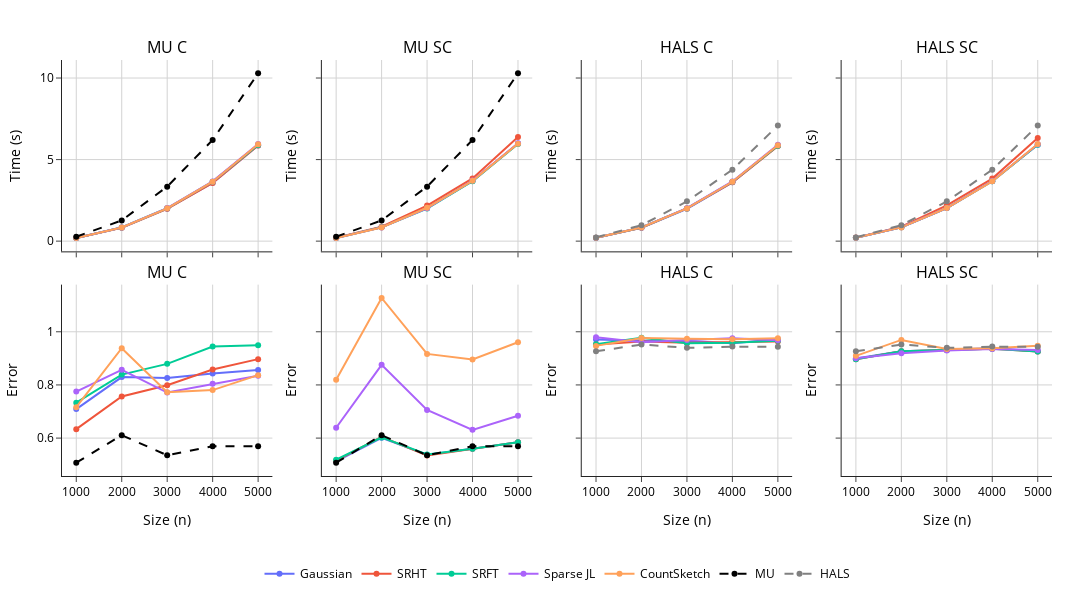

Write notebook code for a chart like this one.
### Code cell
import plotly.graph_objects as go
from plotly.subplots import make_subplots
import plotly.express as px

# Define names mapping
names = {
    'gaussian':'Gaussian',
    'srht':'SRHT',
    'srft':'SRFT',
    'sparse-jl':'Sparse JL',
    'count-sketch':'CountSketch'
}

# Define the exact order of methods we want
methods = ['MU C', 'MU SC', 'HALS C', 'HALS SC']  # Explicit order

# Get non-empty projections
projections = [p for p in stats['Projection Type'].unique() if p != '']

# Create color mapping
colors = px.colors.qualitative.Plotly
method_colors = {projection: colors[i % len(colors)] for i, projection in enumerate(projections)}

# Create figure with 2 rows and 4 columns
fig = make_subplots(
    rows=2, cols=4,
    shared_xaxes=True,
    shared_yaxes='rows',
    subplot_titles=methods*2,  # Same order for both rows
    horizontal_spacing=0.05,
    vertical_spacing=0.08
)

# Add Time plots (row 1) - SPARSE VERSION
for col, method in enumerate(methods, 1):
    # Filter for current method, SPARSE data, and non-empty projections
    sparse = stats[(stats['Method'] == method) & (stats['Density'] == 'sparse') & (stats['Projection Type'] != '')]
    
    # Add projection methods
    for projection in projections:
        _df = sparse[sparse['Projection Type'] == projection]
        if not _df.empty:
            fig.add_trace(
                go.Scatter(
                    x=_df['Size'],
                    y=_df['Time'],
                    name=names.get(projection, projection),
                    legendgroup=projection,
                    line_color=method_colors[projection],
                    showlegend=(col == 1),
                    mode='lines+markers'
                ),
                row=1, col=col
            )
    
    # Add baseline methods - SPARSE VERSION with empty projection type
    if method in ['MU C', 'MU SC']:
        baseline = stats[(stats['Method'] == 'MU') & (stats['Density'] == "sparse") & (stats['Projection Type'] == '')]
        if not baseline.empty:
            fig.add_trace(
                go.Scatter(
                    x=baseline['Size'],
                    y=baseline['Time'],
                    name='MU',
                    showlegend=(col == 1),
                    line=dict(color='black', dash='dash'),
                    legendgroup='MU'
                ),
                row=1, col=col
            )
    elif method in ['HALS C', 'HALS SC']:
        baseline = stats[(stats['Method'] == 'HALS') & (stats['Density'] == "sparse") & (stats['Projection Type'] == '')]
        if not baseline.empty:
            fig.add_trace(
                go.Scatter(
                    x=baseline['Size'],
                    y=baseline['Time'],
                    name='HALS',
                    showlegend=(col == 3),  # Show for first HALS column
                    line=dict(color='grey', dash='dash'),
                    legendgroup='HALS'
                ),
                row=1, col=col
            )

# Add Error plots (row 2) - SPARSE VERSION
for col, method in enumerate(methods, 1):
    # Filter for current method, SPARSE data, and non-empty projections
    sparse = stats[(stats['Method'] == method) & (stats['Density'] == 'sparse') & (stats['Projection Type'] != '')]
    
    for projection in projections:
        _df = sparse[sparse['Projection Type'] == projection]
        if not _df.empty:
            fig.add_trace(
                go.Scatter(
                    x=_df['Size'],
                    y=_df['Errors'],
                    name=names.get(projection, projection),
                    legendgroup=projection,
                    line_color=method_colors[projection],
                    showlegend=False,
                    mode='lines+markers'
                ),
                row=2, col=col
            )
    
    # Add baseline methods for error plots - SPARSE VERSION with empty projection type
    if method in ['MU C', 'MU SC']:
        baseline = stats[(stats['Method'] == 'MU') & (stats['Density'] == "sparse") & (stats['Projection Type'] == '')]
        if not baseline.empty:
            fig.add_trace(
                go.Scatter(
                    x=baseline['Size'],
                    y=baseline['Errors'],
                    name='MU',
                    showlegend=False,
                    line=dict(color='black', dash='dash'),
                    legendgroup='MU'
                ),
                row=2, col=col
            )
    elif method in ['HALS C', 'HALS SC']:
        baseline = stats[(stats['Method'] == 'HALS') & (stats['Density'] == "sparse") & (stats['Projection Type'] == '')]
        if not baseline.empty:
            fig.add_trace(
                go.Scatter(
                    x=baseline['Size'],
                    y=baseline['Errors'],
                    name='HALS',
                    showlegend=False,
                    line=dict(color='grey', dash='dash'),
                    legendgroup='HALS'
                ),
                row=2, col=col
            )

# Update layout
fig.update_layout(
    template='plotly_white+simple_white',
    legend=dict(
        orientation="h",
        y=-0.2,
        x=0.5,
        xanchor="center",
        yanchor="top"
    ),
    font=dict(size=12, color='black'),
    margin=dict(l=40, r=40, t=60, b=100),
    width=1200,
    height=600
)

# Update axis titles
for col in range(1, 5):
    fig.update_xaxes(title_text="Size (n)", row=2, col=col)
    fig.update_yaxes(title_text="Time (s)", row=1, col=col)
    fig.update_yaxes(title_text="Error", row=2, col=col)
    
for i in range(1, 9):  # For 8 axes (2 rows × 4 columns)
    fig.update_xaxes(showgrid=True, gridcolor='lightgray', row=(i-1)//4+1, col=(i-1)%4+1)
    fig.update_yaxes(showgrid=True, gridcolor='lightgray', row=(i-1)//4+1, col=(i-1)%4+1)
fig.show()

### Figure 1 — Plotly figure (JSON) as saved in the notebook; plotly's stock layout.template omitted (floating-point values rounded to 4 significant figures)
{"data": [{"legendgroup": "gaussian", "line": {"color": "#636EFA"}, "mode": "lines+markers", "name": "Gaussian", "showlegend": true, "type": "scatter", "x": [1000, 2000, 3000, 4000, 5000], "xaxis": "x", "y": [0.1946, 0.8316, 1.993, 3.575, 5.87], "yaxis": "y"}, {"legendgroup": "srht", "line": {"color": "#EF553B"}, "mode": "lines+markers", "name": "SRHT", "showlegend": true, "type": "scatter", "x": [1000, 2000, 3000, 4000, 5000], "xaxis": "x", "y": [0.194, 0.8244, 1.986, 3.567, 5.861], "yaxis": "y"}, {"legendgroup": "srft", "line": {"color": "#00CC96"}, "mode": "lines+markers", "name": "SRFT", "showlegend": true, "type": "scatter", "x": [1000, 2000, 3000, 4000, 5000], "xaxis": "x", "y": [0.1977, 0.836, 2.017, 3.648, 5.901], "yaxis": "y"}, {"legendgroup": "sparse-jl", "line": {"color": "#AB63FA"}, "mode": "lines+markers", "name": "Sparse JL", "showlegend": true, "type": "scatter", "x": [1000, 2000, 3000, 4000, 5000], "xaxis": "x", "y": [0.1918, 0.8389, 2.026, 3.664, 5.953], "yaxis": "y"}, {"legendgroup": "count-sketch", "line": {"color": "#FFA15A"}, "mode": "lines+markers", "name": "CountSketch", "showlegend": true, "type": "scatter", "x": [1000, 2000, 3000, 4000, 5000], "xaxis": "x", "y": [0.1902, 0.8348, 2.01, 3.646, 5.943], "yaxis": "y"}, {"legendgroup": "MU", "line": {"color": "black", "dash": "dash"}, "name": "MU", "showlegend": true, "type": "scatter", "x": [1000, 2000, 3000, 4000, 5000], "xaxis": "x", "y": [0.2731, 1.269, 3.342, 6.207, 10.29], "yaxis": "y"}, {"legendgroup": "gaussian", "line": {"color": "#636EFA"}, "mode": "lines+markers", "name": "Gaussian", "showlegend": false, "type": "scatter", "x": [1000, 2000, 3000, 4000, 5000], "xaxis": "x2", "y": [0.1988, 0.8464, 2.035, 3.682, 5.99], "yaxis": "y2"}, {"legendgroup": "srht", "line": {"color": "#EF553B"}, "mode": "lines+markers", "name": "SRHT", "showlegend": false, "type": "scatter", "x": [1000, 2000, 3000, 4000, 5000], "xaxis": "x2", "y": [0.204, 0.8822, 2.182, 3.848, 6.378], "yaxis": "y2"}, {"legendgroup": "srft", "line": {"color": "#00CC96"}, "mode": "lines+markers", "name": "SRFT", "showlegend": false, "type": "scatter", "x": [1000, 2000, 3000, 4000, 5000], "xaxis": "x2", "y": [0.1963, 0.8471, 2.002, 3.679, 5.957], "yaxis": "y2"}, {"legendgroup": "sparse-jl", "line": {"color": "#AB63FA"}, "mode": "lines+markers", "name": "Sparse JL", "showlegend": false, "type": "scatter", "x": [1000, 2000, 3000, 4000, 5000], "xaxis": "x2", "y": [0.1953, 0.8441, 2.011, 3.719, 6.006], "yaxis": "y2"}, {"legendgroup": "count-sketch", "line": {"color": "#FFA15A"}, "mode": "lines+markers", "name": "CountSketch", "showlegend": false, "type": "scatter", "x": [1000, 2000, 3000, 4000, 5000], "xaxis": "x2", "y": [0.1933, 0.8407, 2.047, 3.697, 5.979], "yaxis": "y2"}, {"legendgroup": "MU", "line": {"color": "black", "dash": "dash"}, "name": "MU", "showlegend": false, "type": "scatter", "x": [1000, 2000, 3000, 4000, 5000], "xaxis": "x2", "y": [0.2731, 1.269, 3.342, 6.207, 10.29], "yaxis": "y2"}, {"legendgroup": "gaussian", "line": {"color": "#636EFA"}, "mode": "lines+markers", "name": "Gaussian", "showlegend": false, "type": "scatter", "x": [1000, 2000, 3000, 4000, 5000], "xaxis": "x3", "y": [0.2002, 0.8235, 1.986, 3.605, 5.852], "yaxis": "y3"}, {"legendgroup": "srht", "line": {"color": "#EF553B"}, "mode": "lines+markers", "name": "SRHT", "showlegend": false, "type": "scatter", "x": [1000, 2000, 3000, 4000, 5000], "xaxis": "x3", "y": [0.2021, 0.8249, 2.004, 3.604, 5.827], "yaxis": "y3"}, {"legendgroup": "srft", "line": {"color": "#00CC96"}, "mode": "lines+markers", "name": "SRFT", "showlegend": false, "type": "scatter", "x": [1000, 2000, 3000, 4000, 5000], "xaxis": "x3", "y": [0.209, 0.8406, 2.004, 3.639, 5.851], "yaxis": "y3"}, {"legendgroup": "sparse-jl", "line": {"color": "#AB63FA"}, "mode": "lines+markers", "name": "Sparse JL", "showlegend": false, "type": "scatter", "x": [1000, 2000, 3000, 4000, 5000], "xaxis": "x3", "y": [0.204, 0.8419, 2.018, 3.66, 5.908], "yaxis": "y3"}, {"legendgroup": "count-sketch", "line": {"color": "#FFA15A"}, "mode": "lines+markers", "name": "CountSketch", "showlegend": false, "type": "scatter", "x": [1000, 2000, 3000, 4000, 5000], "xaxis": "x3", "y": [0.2024, 0.8338, 2.007, 3.64, 5.874], "yaxis": "y3"}, {"legendgroup": "HALS", "line": {"color": "grey", "dash": "dash"}, "name": "HALS", "showlegend": true, "type": "scatter", "x": [1000, 2000, 3000, 4000, 5000], "xaxis": "x3", "y": [0.2302, 0.9759, 2.439, 4.38, 7.086], "yaxis": "y3"}, {"legendgroup": "gaussian", "line": {"color": "#636EFA"}, "mode": "lines+markers", "name": "Gaussian", "showlegend": false, "type": "scatter", "x": [1000, 2000, 3000, 4000, 5000], "xaxis": "x4", "y": [0.2078, 0.8479, 2.028, 3.671, 5.914], "yaxis": "y4"}, {"legendgroup": "srht", "line": {"color": "#EF553B"}, "mode": "lines+markers", "name": "SRHT", "showlegend": false, "type": "scatter", "x": [1000, 2000, 3000, 4000, 5000], "xaxis": "x4", "y": [0.216, 0.8827, 2.195, 3.835, 6.321], "yaxis": "y4"}, {"legendgroup": "srft", "line": {"color": "#00CC96"}, "mode": "lines+markers", "name": "SRFT", "showlegend": false, "type": "scatter", "x": [1000, 2000, 3000, 4000, 5000], "xaxis": "x4", "y": [0.2098, 0.8484, 2.025, 3.673, 5.911], "yaxis": "y4"}, {"legendgroup": "sparse-jl", "line": {"color": "#AB63FA"}, "mode": "lines+markers", "name": "Sparse JL", "showlegend": false, "type": "scatter", "x": [1000, 2000, 3000, 4000, 5000], "xaxis": "x4", "y": [0.2079, 0.8517, 2.03, 3.688, 5.945], "yaxis": "y4"}, {"legendgroup": "count-sketch", "line": {"color": "#FFA15A"}, "mode": "lines+markers", "name": "CountSketch", "showlegend": false, "type": "scatter", "x": [1000, 2000, 3000, 4000, 5000], "xaxis": "x4", "y": [0.2071, 0.8441, 2.032, 3.665, 5.952], "yaxis": "y4"}, {"legendgroup": "HALS", "line": {"color": "grey", "dash": "dash"}, "name": "HALS", "showlegend": false, "type": "scatter", "x": [1000, 2000, 3000, 4000, 5000], "xaxis": "x4", "y": [0.2302, 0.9759, 2.439, 4.38, 7.086], "yaxis": "y4"}, {"legendgroup": "gaussian", "line": {"color": "#636EFA"}, "mode": "lines+markers", "name": "Gaussian", "showlegend": false, "type": "scatter", "x": [1000, 2000, 3000, 4000, 5000], "xaxis": "x5", "y": [0.7091, 0.8295, 0.8259, 0.8433, 0.856], "yaxis": "y5"}, {"legendgroup": "srht", "line": {"color": "#EF553B"}, "mode": "lines+markers", "name": "SRHT", "showlegend": false, "type": "scatter", "x": [1000, 2000, 3000, 4000, 5000], "xaxis": "x5", "y": [0.6337, 0.7568, 0.7986, 0.858, 0.8971], "yaxis": "y5"}, {"legendgroup": "srft", "line": {"color": "#00CC96"}, "mode": "lines+markers", "name": "SRFT", "showlegend": false, "type": "scatter", "x": [1000, 2000, 3000, 4000, 5000], "xaxis": "x5", "y": [0.7331, 0.839, 0.8793, 0.9444, 0.9489], "yaxis": "y5"}, {"legendgroup": "sparse-jl", "line": {"color": "#AB63FA"}, "mode": "lines+markers", "name": "Sparse JL", "showlegend": false, "type": "scatter", "x": [1000, 2000, 3000, 4000, 5000], "xaxis": "x5", "y": [0.7752, 0.8568, 0.7713, 0.8041, 0.8345], "yaxis": "y5"}, {"legendgroup": "count-sketch", "line": {"color": "#FFA15A"}, "mode": "lines+markers", "name": "CountSketch", "showlegend": false, "type": "scatter", "x": [1000, 2000, 3000, 4000, 5000], "xaxis": "x5", "y": [0.7164, 0.938, 0.7729, 0.7806, 0.8368], "yaxis": "y5"}, {"legendgroup": "MU", "line": {"color": "black", "dash": "dash"}, "name": "MU", "showlegend": false, "type": "scatter", "x": [1000, 2000, 3000, 4000, 5000], "xaxis": "x5", "y": [0.5075, 0.6109, 0.5354, 0.5694, 0.569], "yaxis": "y5"}, {"legendgroup": "gaussian", "line": {"color": "#636EFA"}, "mode": "lines+markers", "name": "Gaussian", "showlegend": false, "type": "scatter", "x": [1000, 2000, 3000, 4000, 5000], "xaxis": "x6", "y": [0.5126, 0.6009, 0.5377, 0.5596, 0.5846], "yaxis": "y6"}, {"legendgroup": "srht", "line": {"color": "#EF553B"}, "mode": "lines+markers", "name": "SRHT", "showlegend": false, "type": "scatter", "x": [1000, 2000, 3000, 4000, 5000], "xaxis": "x6", "y": [0.5151, 0.6044, 0.5343, 0.5597, 0.5846], "yaxis": "y6"}, {"legendgroup": "srft", "line": {"color": "#00CC96"}, "mode": "lines+markers", "name": "SRFT", "showlegend": false, "type": "scatter", "x": [1000, 2000, 3000, 4000, 5000], "xaxis": "x6", "y": [0.5185, 0.6025, 0.5383, 0.5596, 0.5846], "yaxis": "y6"}, {"legendgroup": "sparse-jl", "line": {"color": "#AB63FA"}, "mode": "lines+markers", "name": "Sparse JL", "showlegend": false, "type": "scatter", "x": [1000, 2000, 3000, 4000, 5000], "xaxis": "x6", "y": [0.639, 0.8757, 0.7061, 0.631, 0.6839], "yaxis": "y6"}, {"legendgroup": "count-sketch", "line": {"color": "#FFA15A"}, "mode": "lines+markers", "name": "CountSketch", "showlegend": false, "type": "scatter", "x": [1000, 2000, 3000, 4000, 5000], "xaxis": "x6", "y": [0.8192, 1.127, 0.9167, 0.8958, 0.9607], "yaxis": "y6"}, {"legendgroup": "MU", "line": {"color": "black", "dash": "dash"}, "name": "MU", "showlegend": false, "type": "scatter", "x": [1000, 2000, 3000, 4000, 5000], "xaxis": "x6", "y": [0.5075, 0.6109, 0.5354, 0.5694, 0.569], "yaxis": "y6"}, {"legendgroup": "gaussian", "line": {"color": "#636EFA"}, "mode": "lines+markers", "name": "Gaussian", "showlegend": false, "type": "scatter", "x": [1000, 2000, 3000, 4000, 5000], "xaxis": "x7", "y": [0.9708, 0.9663, 0.9653, 0.9572, 0.9715], "yaxis": "y7"}, {"legendgroup": "srht", "line": {"color": "#EF553B"}, "mode": "lines+markers", "name": "SRHT", "showlegend": false, "type": "scatter", "x": [1000, 2000, 3000, 4000, 5000], "xaxis": "x7", "y": [0.9518, 0.9633, 0.9588, 0.962, 0.9631], "yaxis": "y7"}, {"legendgroup": "srft", "line": {"color": "#00CC96"}, "mode": "lines+markers", "name": "SRFT", "showlegend": false, "type": "scatter", "x": [1000, 2000, 3000, 4000, 5000], "xaxis": "x7", "y": [0.9532, 0.9776, 0.9567, 0.9586, 0.9666], "yaxis": "y7"}, {"legendgroup": "sparse-jl", "line": {"color": "#AB63FA"}, "mode": "lines+markers", "name": "Sparse JL", "showlegend": false, "type": "scatter", "x": [1000, 2000, 3000, 4000, 5000], "xaxis": "x7", "y": [0.9794, 0.9608, 0.9686, 0.9756, 0.9683], "yaxis": "y7"}, {"legendgroup": "count-sketch", "line": {"color": "#FFA15A"}, "mode": "lines+markers", "name": "CountSketch", "showlegend": false, "type": "scatter", "x": [1000, 2000, 3000, 4000, 5000], "xaxis": "x7", "y": [0.9469, 0.9761, 0.974, 0.9719, 0.976], "yaxis": "y7"}, {"legendgroup": "HALS", "line": {"color": "grey", "dash": "dash"}, "name": "HALS", "showlegend": false, "type": "scatter", "x": [1000, 2000, 3000, 4000, 5000], "xaxis": "x7", "y": [0.9264, 0.9521, 0.9396, 0.9442, 0.9434], "yaxis": "y7"}, {"legendgroup": "gaussian", "line": {"color": "#636EFA"}, "mode": "lines+markers", "name": "Gaussian", "showlegend": false, "type": "scatter", "x": [1000, 2000, 3000, 4000, 5000], "xaxis": "x8", "y": [0.8996, 0.927, 0.9313, 0.9391, 0.9254], "yaxis": "y8"}, {"legendgroup": "srht", "line": {"color": "#EF553B"}, "mode": "lines+markers", "name": "SRHT", "showlegend": false, "type": "scatter", "x": [1000, 2000, 3000, 4000, 5000], "xaxis": "x8", "y": [0.8964, 0.927, 0.9313, 0.9365, 0.9254], "yaxis": "y8"}, {"legendgroup": "srft", "line": {"color": "#00CC96"}, "mode": "lines+markers", "name": "SRFT", "showlegend": false, "type": "scatter", "x": [1000, 2000, 3000, 4000, 5000], "xaxis": "x8", "y": [0.8964, 0.927, 0.9313, 0.9365, 0.9254], "yaxis": "y8"}, {"legendgroup": "sparse-jl", "line": {"color": "#AB63FA"}, "mode": "lines+markers", "name": "Sparse JL", "showlegend": false, "type": "scatter", "x": [1000, 2000, 3000, 4000, 5000], "xaxis": "x8", "y": [0.9007, 0.9196, 0.9298, 0.9356, 0.9318], "yaxis": "y8"}, {"legendgroup": "count-sketch", "line": {"color": "#FFA15A"}, "mode": "lines+markers", "name": "CountSketch", "showlegend": false, "type": "scatter", "x": [1000, 2000, 3000, 4000, 5000], "xaxis": "x8", "y": [0.9095, 0.9694, 0.9354, 0.9378, 0.9471], "yaxis": "y8"}, {"legendgroup": "HALS", "line": {"color": "grey", "dash": "dash"}, "name": "HALS", "showlegend": false, "type": "scatter", "x": [1000, 2000, 3000, 4000, 5000], "xaxis": "x8", "y": [0.9264, 0.9521, 0.9396, 0.9442, 0.9434], "yaxis": "y8"}], "layout": {"annotations": [{"font": {"size": 16}, "showarrow": false, "text": "MU C", "x": 0.1062, "xanchor": "center", "xref": "paper", "y": 1, "yanchor": "bottom", "yref": "paper"}, {"font": {"size": 16}, "showarrow": false, "text": "MU SC", "x": 0.3688, "xanchor": "center", "xref": "paper", "y": 1, "yanchor": "bottom", "yref": "paper"}, {"font": {"size": 16}, "showarrow": false, "text": "HALS C", "x": 0.6313, "xanchor": "center", "xref": "paper", "y": 1, "yanchor": "bottom", "yref": "paper"}, {"font": {"size": 16}, "showarrow": false, "text": "HALS SC", "x": 0.8938, "xanchor": "center", "xref": "paper", "y": 1, "yanchor": "bottom", "yref": "paper"}, {"font": {"size": 16}, "showarrow": false, "text": "MU C", "x": 0.1062, "xanchor": "center", "xref": "paper", "y": 0.46, "yanchor": "bottom", "yref": "paper"}, {"font": {"size": 16}, "showarrow": false, "text": "MU SC", "x": 0.3688, "xanchor": "center", "xref": "paper", "y": 0.46, "yanchor": "bottom", "yref": "paper"}, {"font": {"size": 16}, "showarrow": false, "text": "HALS C", "x": 0.6313, "xanchor": "center", "xref": "paper", "y": 0.46, "yanchor": "bottom", "yref": "paper"}, {"font": {"size": 16}, "showarrow": false, "text": "HALS SC", "x": 0.8938, "xanchor": "center", "xref": "paper", "y": 0.46, "yanchor": "bottom", "yref": "paper"}], "font": {"color": "black", "size": 12}, "height": 600, "legend": {"orientation": "h", "x": 0.5, "xanchor": "center", "y": -0.2, "yanchor": "top"}, "margin": {"b": 100, "l": 40, "r": 40, "t": 60}, "width": 1200, "xaxis": {"anchor": "y", "domain": [0, 0.2125], "gridcolor": "lightgray", "matches": "x5", "showgrid": true, "showticklabels": false}, "xaxis2": {"anchor": "y2", "domain": [0.2625, 0.475], "gridcolor": "lightgray", "matches": "x6", "showgrid": true, "showticklabels": false}, "xaxis3": {"anchor": "y3", "domain": [0.525, 0.7375], "gridcolor": "lightgray", "matches": "x7", "showgrid": true, "showticklabels": false}, "xaxis4": {"anchor": "y4", "domain": [0.7875, 1], "gridcolor": "lightgray", "matches": "x8", "showgrid": true, "showticklabels": false}, "xaxis5": {"anchor": "y5", "domain": [0, 0.2125], "gridcolor": "lightgray", "showgrid": true, "title": {"text": "Size (n)"}}, "xaxis6": {"anchor": "y6", "domain": [0.2625, 0.475], "gridcolor": "lightgray", "showgrid": true, "title": {"text": "Size (n)"}}, "xaxis7": {"anchor": "y7", "domain": [0.525, 0.7375], "gridcolor": "lightgray", "showgrid": true, "title": {"text": "Size (n)"}}, "xaxis8": {"anchor": "y8", "domain": [0.7875, 1], "gridcolor": "lightgray", "showgrid": true, "title": {"text": "Size (n)"}}, "yaxis": {"anchor": "x", "domain": [0.54, 1], "gridcolor": "lightgray", "showgrid": true, "title": {"text": "Time (s)"}}, "yaxis2": {"anchor": "x2", "domain": [0.54, 1], "gridcolor": "lightgray", "matches": "y", "showgrid": true, "showticklabels": false, "title": {"text": "Time (s)"}}, "yaxis3": {"anchor": "x3", "domain": [0.54, 1], "gridcolor": "lightgray", "matches": "y", "showgrid": true, "showticklabels": false, "title": {"text": "Time (s)"}}, "yaxis4": {"anchor": "x4", "domain": [0.54, 1], "gridcolor": "lightgray", "matches": "y", "showgrid": true, "showticklabels": false, "title": {"text": "Time (s)"}}, "yaxis5": {"anchor": "x5", "domain": [0, 0.46], "gridcolor": "lightgray", "showgrid": true, "title": {"text": "Error"}}, "yaxis6": {"anchor": "x6", "domain": [0, 0.46], "gridcolor": "lightgray", "matches": "y5", "showgrid": true, "showticklabels": false, "title": {"text": "Error"}}, "yaxis7": {"anchor": "x7", "domain": [0, 0.46], "gridcolor": "lightgray", "matches": "y5", "showgrid": true, "showticklabels": false, "title": {"text": "Error"}}, "yaxis8": {"anchor": "x8", "domain": [0, 0.46], "gridcolor": "lightgray", "matches": "y5", "showgrid": true, "showticklabels": false, "title": {"text": "Error"}}}}
